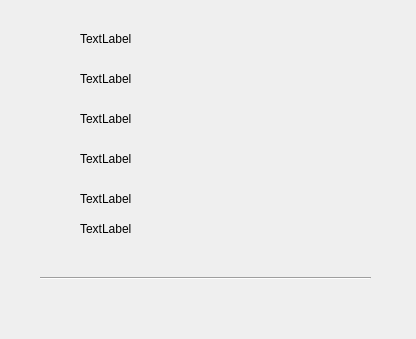
<?xml version="1.0" encoding="UTF-8"?>
<ui version="4.0">
 <class>OpenRecordClass</class>
 <widget class="QDialog" name="OpenRecordClass">
  <property name="geometry">
   <rect>
    <x>0</x>
    <y>0</y>
    <width>416</width>
    <height>339</height>
   </rect>
  </property>
  <property name="windowTitle">
   <string>Dialog</string>
  </property>
  <widget class="QLabel" name="label">
   <property name="geometry">
    <rect>
     <x>80</x>
     <y>30</y>
     <width>67</width>
     <height>17</height>
    </rect>
   </property>
   <property name="text">
    <string>TextLabel</string>
   </property>
  </widget>
  <widget class="QLabel" name="label_2">
   <property name="geometry">
    <rect>
     <x>80</x>
     <y>70</y>
     <width>67</width>
     <height>17</height>
    </rect>
   </property>
   <property name="text">
    <string>TextLabel</string>
   </property>
  </widget>
  <widget class="Line" name="line">
   <property name="geometry">
    <rect>
     <x>40</x>
     <y>270</y>
     <width>331</width>
     <height>16</height>
    </rect>
   </property>
   <property name="orientation">
    <enum>Qt::Horizontal</enum>
   </property>
  </widget>
  <widget class="QLabel" name="label_3">
   <property name="geometry">
    <rect>
     <x>80</x>
     <y>110</y>
     <width>67</width>
     <height>17</height>
    </rect>
   </property>
   <property name="text">
    <string>TextLabel</string>
   </property>
  </widget>
  <widget class="QLabel" name="label_4">
   <property name="geometry">
    <rect>
     <x>80</x>
     <y>150</y>
     <width>67</width>
     <height>17</height>
    </rect>
   </property>
   <property name="text">
    <string>TextLabel</string>
   </property>
  </widget>
  <widget class="QLabel" name="label_5">
   <property name="geometry">
    <rect>
     <x>80</x>
     <y>190</y>
     <width>67</width>
     <height>17</height>
    </rect>
   </property>
   <property name="text">
    <string>TextLabel</string>
   </property>
  </widget>
  <widget class="QLabel" name="label_6">
   <property name="geometry">
    <rect>
     <x>80</x>
     <y>220</y>
     <width>67</width>
     <height>17</height>
    </rect>
   </property>
   <property name="text">
    <string>TextLabel</string>
   </property>
  </widget>
 </widget>
 <resources/>
 <connections/>
</ui>
